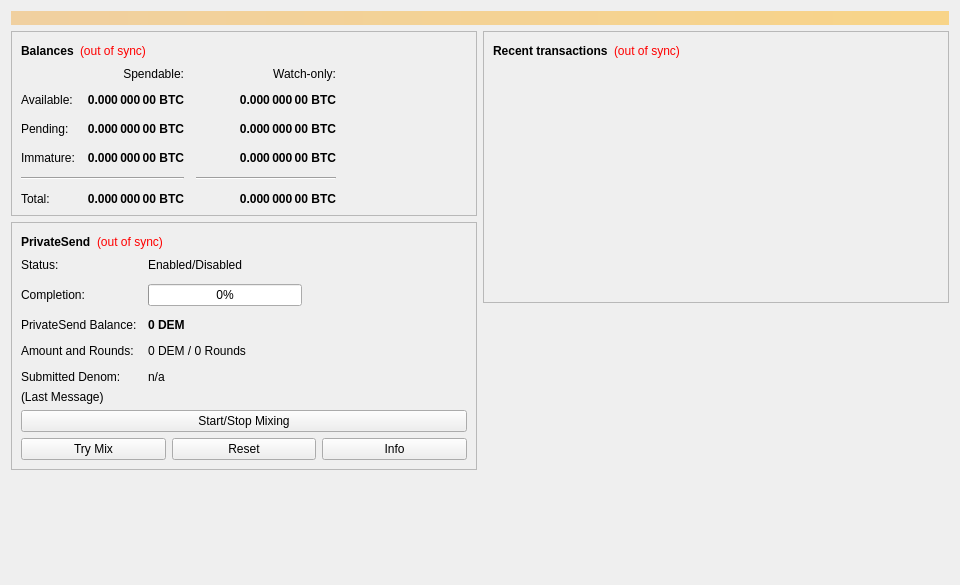
<?xml version="1.0" encoding="UTF-8"?>
<ui version="4.0">
 <class>OverviewPage</class>
 <widget class="QWidget" name="OverviewPage">
  <property name="geometry">
   <rect>
    <x>0</x>
    <y>0</y>
    <width>960</width>
    <height>585</height>
   </rect>
  </property>
  <property name="minimumSize">
   <size>
    <width>960</width>
    <height>0</height>
   </size>
  </property>
  <property name="windowTitle">
   <string>Form</string>
  </property>
  <layout class="QVBoxLayout" name="topLayout">
   <item>
    <widget class="QLabel" name="labelAlerts">
     <property name="visible">
      <bool>false</bool>
     </property>
     <property name="styleSheet">
      <string notr="true">QLabel { background-color: qlineargradient(x1: 0, y1: 0, x2: 1, y2: 0, stop:0 #F0D0A0, stop:1 #F8D488); color:#000000; }</string>
     </property>
     <property name="wordWrap">
      <bool>true</bool>
     </property>
     <property name="margin">
      <number>3</number>
     </property>
     <property name="textInteractionFlags">
      <set>Qt::TextSelectableByMouse</set>
     </property>
    </widget>
   </item>
   <item>
    <layout class="QHBoxLayout" name="horizontalLayout" stretch="1,1">
     <item>
      <layout class="QVBoxLayout" name="verticalLayout_2">
       <item>
        <widget class="QFrame" name="frame">
         <property name="frameShape">
          <enum>QFrame::StyledPanel</enum>
         </property>
         <property name="frameShadow">
          <enum>QFrame::Raised</enum>
         </property>
         <layout class="QVBoxLayout" name="verticalLayout_4">
          <item>
           <layout class="QHBoxLayout" name="horizontalLayout_4">
            <item>
             <widget class="QLabel" name="label_5">
              <property name="font">
               <font>
                <weight>75</weight>
                <bold>true</bold>
               </font>
              </property>
              <property name="text">
               <string>Balances</string>
              </property>
             </widget>
            </item>
            <item>
             <widget class="QLabel" name="labelWalletStatus">
              <property name="toolTip">
               <string>The displayed information may be out of date. Your wallet automatically synchronizes with the Demystify network after a connection is established, but this process has not completed yet.</string>
              </property>
              <property name="styleSheet">
               <string notr="true">QLabel { color: red; }</string>
              </property>
              <property name="text">
               <string notr="true">(out of sync)</string>
              </property>
              <property name="alignment">
               <set>Qt::AlignLeading|Qt::AlignLeft|Qt::AlignVCenter</set>
              </property>
             </widget>
            </item>
            <item>
             <spacer name="horizontalSpacer_3">
              <property name="orientation">
               <enum>Qt::Horizontal</enum>
              </property>
              <property name="sizeHint" stdset="0">
               <size>
                <width>40</width>
                <height>20</height>
               </size>
              </property>
             </spacer>
            </item>
           </layout>
          </item>
          <item>
           <layout class="QGridLayout" name="gridLayout">
            <property name="spacing">
             <number>12</number>
            </property>
            <item row="2" column="2">
             <widget class="QLabel" name="labelWatchPending">
              <property name="font">
               <font>
                <weight>75</weight>
                <bold>true</bold>
               </font>
              </property>
              <property name="cursor">
               <cursorShape>IBeamCursor</cursorShape>
              </property>
              <property name="toolTip">
               <string>Unconfirmed transactions to watch-only addresses</string>
              </property>
              <property name="text">
               <string notr="true">0.000 000 00 BTC</string>
              </property>
              <property name="alignment">
               <set>Qt::AlignRight|Qt::AlignTrailing|Qt::AlignVCenter</set>
              </property>
              <property name="textInteractionFlags">
               <set>Qt::LinksAccessibleByMouse|Qt::TextSelectableByKeyboard|Qt::TextSelectableByMouse</set>
              </property>
             </widget>
            </item>
            <item row="2" column="1">
             <widget class="QLabel" name="labelUnconfirmed">
              <property name="font">
               <font>
                <weight>75</weight>
                <bold>true</bold>
               </font>
              </property>
              <property name="cursor">
               <cursorShape>IBeamCursor</cursorShape>
              </property>
              <property name="toolTip">
               <string>Total of transactions that have yet to be confirmed, and do not yet count toward the spendable balance</string>
              </property>
              <property name="text">
               <string notr="true">0.000 000 00 BTC</string>
              </property>
              <property name="alignment">
               <set>Qt::AlignRight|Qt::AlignTrailing|Qt::AlignVCenter</set>
              </property>
              <property name="textInteractionFlags">
               <set>Qt::LinksAccessibleByMouse|Qt::TextSelectableByKeyboard|Qt::TextSelectableByMouse</set>
              </property>
             </widget>
            </item>
            <item row="3" column="2">
             <widget class="QLabel" name="labelWatchImmature">
              <property name="font">
               <font>
                <weight>75</weight>
                <bold>true</bold>
               </font>
              </property>
              <property name="cursor">
               <cursorShape>IBeamCursor</cursorShape>
              </property>
              <property name="toolTip">
               <string>Mined balance in watch-only addresses that has not yet matured</string>
              </property>
              <property name="text">
               <string notr="true">0.000 000 00 BTC</string>
              </property>
              <property name="alignment">
               <set>Qt::AlignRight|Qt::AlignTrailing|Qt::AlignVCenter</set>
              </property>
              <property name="textInteractionFlags">
               <set>Qt::LinksAccessibleByMouse|Qt::TextSelectableByKeyboard|Qt::TextSelectableByMouse</set>
              </property>
             </widget>
            </item>
            <item row="4" column="0" colspan="2">
             <widget class="Line" name="lineSpendableBalance">
              <property name="orientation">
               <enum>Qt::Horizontal</enum>
              </property>
             </widget>
            </item>
            <item row="4" column="2">
             <widget class="Line" name="lineWatchBalance">
              <property name="sizePolicy">
               <sizepolicy hsizetype="Preferred" vsizetype="Fixed">
                <horstretch>0</horstretch>
                <verstretch>0</verstretch>
               </sizepolicy>
              </property>
              <property name="minimumSize">
               <size>
                <width>140</width>
                <height>0</height>
               </size>
              </property>
              <property name="orientation">
               <enum>Qt::Horizontal</enum>
              </property>
             </widget>
            </item>
            <item row="5" column="0">
             <widget class="QLabel" name="labelTotalText">
              <property name="text">
               <string>Total:</string>
              </property>
             </widget>
            </item>
            <item row="3" column="1">
             <widget class="QLabel" name="labelImmature">
              <property name="font">
               <font>
                <weight>75</weight>
                <bold>true</bold>
               </font>
              </property>
              <property name="cursor">
               <cursorShape>IBeamCursor</cursorShape>
              </property>
              <property name="toolTip">
               <string>Mined balance that has not yet matured</string>
              </property>
              <property name="text">
               <string notr="true">0.000 000 00 BTC</string>
              </property>
              <property name="alignment">
               <set>Qt::AlignRight|Qt::AlignTrailing|Qt::AlignVCenter</set>
              </property>
              <property name="textInteractionFlags">
               <set>Qt::LinksAccessibleByMouse|Qt::TextSelectableByKeyboard|Qt::TextSelectableByMouse</set>
              </property>
             </widget>
            </item>
            <item row="2" column="3">
             <spacer name="horizontalSpacer_2">
              <property name="orientation">
               <enum>Qt::Horizontal</enum>
              </property>
              <property name="sizeHint" stdset="0">
               <size>
                <width>40</width>
                <height>20</height>
               </size>
              </property>
             </spacer>
            </item>
            <item row="3" column="0">
             <widget class="QLabel" name="labelImmatureText">
              <property name="text">
               <string>Immature:</string>
              </property>
             </widget>
            </item>
            <item row="5" column="1">
             <widget class="QLabel" name="labelTotal">
              <property name="font">
               <font>
                <weight>75</weight>
                <bold>true</bold>
               </font>
              </property>
              <property name="cursor">
               <cursorShape>IBeamCursor</cursorShape>
              </property>
              <property name="toolTip">
               <string>Your current total balance</string>
              </property>
              <property name="text">
               <string notr="true">0.000 000 00 BTC</string>
              </property>
              <property name="alignment">
               <set>Qt::AlignRight|Qt::AlignTrailing|Qt::AlignVCenter</set>
              </property>
              <property name="textInteractionFlags">
               <set>Qt::LinksAccessibleByMouse|Qt::TextSelectableByKeyboard|Qt::TextSelectableByMouse</set>
              </property>
             </widget>
            </item>
            <item row="5" column="2">
             <widget class="QLabel" name="labelWatchTotal">
              <property name="font">
               <font>
                <weight>75</weight>
                <bold>true</bold>
               </font>
              </property>
              <property name="cursor">
               <cursorShape>IBeamCursor</cursorShape>
              </property>
              <property name="toolTip">
               <string>Current total balance in watch-only addresses</string>
              </property>
              <property name="text">
               <string notr="true">0.000 000 00 BTC</string>
              </property>
              <property name="alignment">
               <set>Qt::AlignRight|Qt::AlignTrailing|Qt::AlignVCenter</set>
              </property>
              <property name="textInteractionFlags">
               <set>Qt::LinksAccessibleByMouse|Qt::TextSelectableByKeyboard|Qt::TextSelectableByMouse</set>
              </property>
             </widget>
            </item>
            <item row="0" column="2">
             <widget class="QLabel" name="labelWatchonly">
              <property name="text">
               <string>Watch-only:</string>
              </property>
              <property name="alignment">
               <set>Qt::AlignRight|Qt::AlignTrailing|Qt::AlignVCenter</set>
              </property>
             </widget>
            </item>
            <item row="1" column="0">
             <widget class="QLabel" name="labelBalanceText">
              <property name="text">
               <string>Available:</string>
              </property>
             </widget>
            </item>
            <item row="1" column="1">
             <widget class="QLabel" name="labelBalance">
              <property name="font">
               <font>
                <weight>75</weight>
                <bold>true</bold>
               </font>
              </property>
              <property name="cursor">
               <cursorShape>IBeamCursor</cursorShape>
              </property>
              <property name="toolTip">
               <string>Your current spendable balance</string>
              </property>
              <property name="text">
               <string notr="true">0.000 000 00 BTC</string>
              </property>
              <property name="alignment">
               <set>Qt::AlignRight|Qt::AlignTrailing|Qt::AlignVCenter</set>
              </property>
              <property name="textInteractionFlags">
               <set>Qt::LinksAccessibleByMouse|Qt::TextSelectableByKeyboard|Qt::TextSelectableByMouse</set>
              </property>
             </widget>
            </item>
            <item row="1" column="2">
             <widget class="QLabel" name="labelWatchAvailable">
              <property name="font">
               <font>
                <weight>75</weight>
                <bold>true</bold>
               </font>
              </property>
              <property name="cursor">
               <cursorShape>IBeamCursor</cursorShape>
              </property>
              <property name="toolTip">
               <string>Your current balance in watch-only addresses</string>
              </property>
              <property name="text">
               <string notr="true">0.000 000 00 BTC</string>
              </property>
              <property name="alignment">
               <set>Qt::AlignRight|Qt::AlignTrailing|Qt::AlignVCenter</set>
              </property>
              <property name="textInteractionFlags">
               <set>Qt::LinksAccessibleByMouse|Qt::TextSelectableByKeyboard|Qt::TextSelectableByMouse</set>
              </property>
             </widget>
            </item>
            <item row="2" column="0">
             <widget class="QLabel" name="labelPendingText">
              <property name="text">
               <string>Pending:</string>
              </property>
             </widget>
            </item>
            <item row="0" column="1">
             <widget class="QLabel" name="labelSpendable">
              <property name="text">
               <string>Spendable:</string>
              </property>
              <property name="alignment">
               <set>Qt::AlignRight|Qt::AlignTrailing|Qt::AlignVCenter</set>
              </property>
             </widget>
            </item>
           </layout>
          </item>
         </layout>
        </widget>
       </item>
       <item>
        <widget class="QFrame" name="framePrivateSend">
         <property name="layoutDirection">
          <enum>Qt::LeftToRight</enum>
         </property>
         <property name="frameShape">
          <enum>QFrame::StyledPanel</enum>
         </property>
         <property name="frameShadow">
          <enum>QFrame::Raised</enum>
         </property>
         <layout class="QVBoxLayout" name="VerticalLayout_PS1">
          <item>
           <layout class="QHBoxLayout" name="horizontalLayout_5">
            <item>
             <widget class="QLabel" name="labelPrivateSendHeader">
              <property name="font">
               <font>
                <weight>75</weight>
                <bold>true</bold>
               </font>
              </property>
              <property name="text">
               <string>PrivateSend</string>
              </property>
             </widget>
            </item>
            <item>
             <widget class="QLabel" name="labelPrivateSendSyncStatus">
              <property name="toolTip">
               <string>The displayed information may be out of date. Your wallet automatically synchronizes with the Demystify network after a connection is established, but this process has not completed yet.</string>
              </property>
              <property name="styleSheet">
               <string notr="true">QLabel { color: red; }</string>
              </property>
              <property name="text">
               <string notr="true">(out of sync)</string>
              </property>
              <property name="alignment">
               <set>Qt::AlignLeading|Qt::AlignLeft|Qt::AlignVCenter</set>
              </property>
             </widget>
            </item>
            <item>
             <spacer name="horizontalSpacer_4">
              <property name="orientation">
               <enum>Qt::Horizontal</enum>
              </property>
              <property name="sizeHint" stdset="0">
               <size>
                <width>40</width>
                <height>20</height>
               </size>
              </property>
             </spacer>
            </item>
           </layout>
          </item>
          <item>
           <layout class="QFormLayout" name="privateSendFormLayout">
            <property name="fieldGrowthPolicy">
             <enum>QFormLayout::AllNonFixedFieldsGrow</enum>
            </property>
            <property name="horizontalSpacing">
             <number>11</number>
            </property>
            <property name="verticalSpacing">
             <number>12</number>
            </property>
            <item row="0" column="0">
             <widget class="QLabel" name="labelPrivateSendEnabledText">
              <property name="text">
               <string>Status:</string>
              </property>
             </widget>
            </item>
            <item row="0" column="1">
             <widget class="QLabel" name="labelPrivateSendEnabled">
              <property name="text">
               <string>Enabled/Disabled</string>
              </property>
             </widget>
            </item>
            <item row="1" column="0">
             <widget class="QLabel" name="labelCompletitionText">
              <property name="text">
               <string>Completion:</string>
              </property>
             </widget>
            </item>
            <item row="1" column="1">
             <widget class="QProgressBar" name="privateSendProgress">
              <property name="maximumSize">
               <size>
                <width>154</width>
                <height>16777215</height>
               </size>
              </property>
              <property name="value">
               <number>0</number>
              </property>
             </widget>
            </item>
            <item row="2" column="0">
             <widget class="QLabel" name="labelAnonymizedText">
              <property name="text">
               <string>PrivateSend Balance:</string>
              </property>
             </widget>
            </item>
            <item row="2" column="1">
             <widget class="QLabel" name="labelAnonymized">
              <property name="font">
               <font>
                <weight>75</weight>
                <bold>true</bold>
               </font>
              </property>
              <property name="text">
               <string notr="true">0 DEM</string>
              </property>
             </widget>
            </item>
            <item row="3" column="0">
             <widget class="QLabel" name="labelAmountAndRoundsText">
              <property name="text">
               <string>Amount and Rounds:</string>
              </property>
             </widget>
            </item>
            <item row="3" column="1">
             <widget class="QLabel" name="labelAmountRounds">
              <property name="text">
               <string>0 DEM / 0 Rounds</string>
              </property>
             </widget>
            </item>
            <item row="4" column="0">
             <widget class="QLabel" name="labelSubmittedDenomText">
              <property name="text">
               <string>Submitted Denom:</string>
              </property>
             </widget>
            </item>
            <item row="4" column="1">
             <widget class="QLabel" name="labelSubmittedDenom">
              <property name="toolTip">
               <string>The denominations you submitted to the Masternode.&lt;br&gt;To mix, other users must submit the exact same denominations.</string>
              </property>
              <property name="text">
               <string>n/a</string>
              </property>
             </widget>
            </item>
           </layout>
          </item>
          <item>
           <layout class="QVBoxLayout" name="VerticalLayout_PS">
            <item>
             <widget class="QLabel" name="labelPrivateSendLastMessage">
              <property name="text">
               <string>(Last Message)</string>
              </property>
              <property name="alignment">
               <set>Qt::AlignLeading|Qt::AlignLeft|Qt::AlignTop</set>
              </property>
              <property name="wordWrap">
               <bool>true</bool>
              </property>
             </widget>
            </item>
            <item>
             <widget class="QPushButton" name="togglePrivateSend">
              <property name="sizePolicy">
               <sizepolicy hsizetype="MinimumExpanding" vsizetype="Fixed">
                <horstretch>0</horstretch>
                <verstretch>0</verstretch>
               </sizepolicy>
              </property>
              <property name="text">
               <string>Start/Stop Mixing</string>
              </property>
             </widget>
            </item>
            <item>
             <layout class="QHBoxLayout" name="horizontalLayout_debugbuttons">
              <item>
               <widget class="QPushButton" name="privateSendAuto">
                <property name="sizePolicy">
                 <sizepolicy hsizetype="MinimumExpanding" vsizetype="Fixed">
                  <horstretch>0</horstretch>
                  <verstretch>0</verstretch>
                 </sizepolicy>
                </property>
                <property name="toolTip">
                 <string>Try to manually submit a PrivateSend request.</string>
                </property>
                <property name="text">
                 <string>Try Mix</string>
                </property>
               </widget>
              </item>
              <item>
               <widget class="QPushButton" name="privateSendReset">
                <property name="sizePolicy">
                 <sizepolicy hsizetype="MinimumExpanding" vsizetype="Fixed">
                  <horstretch>0</horstretch>
                  <verstretch>0</verstretch>
                 </sizepolicy>
                </property>
                <property name="toolTip">
                 <string>Reset the current status of PrivateSend (can interrupt PrivateSend if it's in the process of Mixing, which can cost you money!)</string>
                </property>
                <property name="autoFillBackground">
                 <bool>false</bool>
                </property>
                <property name="text">
                 <string>Reset</string>
                </property>
               </widget>
              </item>
              <item>
               <widget class="QPushButton" name="privateSendInfo">
                <property name="sizePolicy">
                 <sizepolicy hsizetype="MinimumExpanding" vsizetype="Fixed">
                  <horstretch>0</horstretch>
                  <verstretch>0</verstretch>
                 </sizepolicy>
                </property>
                <property name="toolTip">
                 <string>Information about PrivateSend and Mixing</string>
                </property>
                <property name="text">
                 <string>Info</string>
                </property>
               </widget>
              </item>
             </layout>
            </item>
           </layout>
          </item>
         </layout>
        </widget>
       </item>
       <item>
        <spacer name="verticalSpacer">
         <property name="orientation">
          <enum>Qt::Vertical</enum>
         </property>
         <property name="sizeHint" stdset="0">
          <size>
           <width>20</width>
           <height>40</height>
          </size>
         </property>
        </spacer>
       </item>
      </layout>
     </item>
     <item>
      <layout class="QVBoxLayout" name="verticalLayout_3">
       <item>
        <widget class="QFrame" name="frame_2">
         <property name="frameShape">
          <enum>QFrame::StyledPanel</enum>
         </property>
         <property name="frameShadow">
          <enum>QFrame::Raised</enum>
         </property>
         <layout class="QVBoxLayout" name="verticalLayout">
          <item>
           <layout class="QHBoxLayout" name="horizontalLayout_2">
            <item>
             <widget class="QLabel" name="label_4">
              <property name="font">
               <font>
                <weight>75</weight>
                <bold>true</bold>
               </font>
              </property>
              <property name="text">
               <string>Recent transactions</string>
              </property>
             </widget>
            </item>
            <item>
             <widget class="QLabel" name="labelTransactionsStatus">
              <property name="toolTip">
               <string>The displayed information may be out of date. Your wallet automatically synchronizes with the Demystify network after a connection is established, but this process has not completed yet.</string>
              </property>
              <property name="styleSheet">
               <string notr="true">QLabel { color: red; }</string>
              </property>
              <property name="text">
               <string notr="true">(out of sync)</string>
              </property>
              <property name="alignment">
               <set>Qt::AlignLeading|Qt::AlignLeft|Qt::AlignVCenter</set>
              </property>
             </widget>
            </item>
            <item>
             <spacer name="horizontalSpacer">
              <property name="orientation">
               <enum>Qt::Horizontal</enum>
              </property>
              <property name="sizeHint" stdset="0">
               <size>
                <width>40</width>
                <height>20</height>
               </size>
              </property>
             </spacer>
            </item>
           </layout>
          </item>
          <item>
           <widget class="QListView" name="listTransactions">
            <property name="styleSheet">
             <string notr="true">QListView { background: transparent; }</string>
            </property>
            <property name="frameShape">
             <enum>QFrame::NoFrame</enum>
            </property>
            <property name="verticalScrollBarPolicy">
             <enum>Qt::ScrollBarAlwaysOff</enum>
            </property>
            <property name="horizontalScrollBarPolicy">
             <enum>Qt::ScrollBarAlwaysOff</enum>
            </property>
            <property name="selectionMode">
             <enum>QAbstractItemView::NoSelection</enum>
            </property>
           </widget>
          </item>
         </layout>
        </widget>
       </item>
       <item>
        <spacer name="verticalSpacer_2">
         <property name="orientation">
          <enum>Qt::Vertical</enum>
         </property>
         <property name="sizeHint" stdset="0">
          <size>
           <width>20</width>
           <height>40</height>
          </size>
         </property>
        </spacer>
       </item>
      </layout>
     </item>
    </layout>
   </item>
  </layout>
 </widget>
 <resources/>
 <connections/>
</ui>
